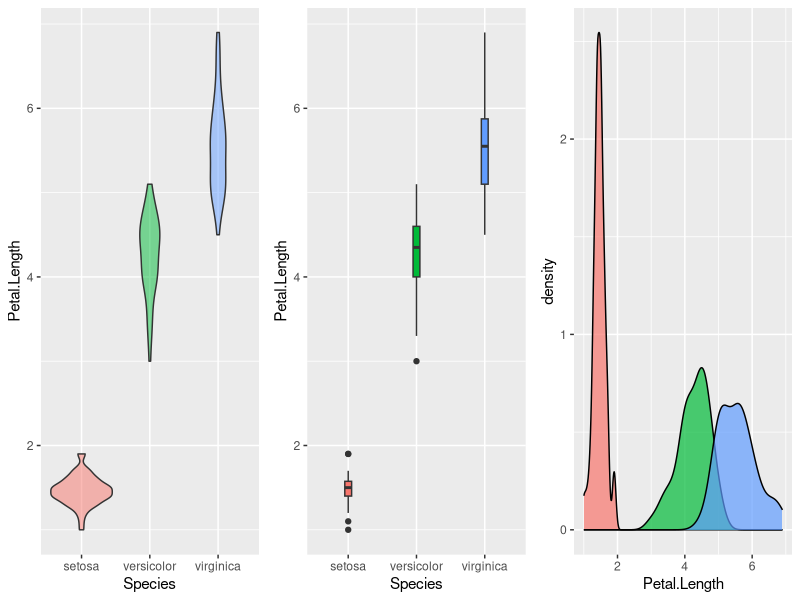

This figure's R source:
library(ggplot2)
library(ggridges)

# Violin + boxplot interno
g1 <- ggplot(iris, aes(x = Species, y = Petal.Length, fill = Species)) +
  geom_violin(alpha = 0.5) +
 # theme_minimal() +
  theme(legend.position = "none") +
  labs()

# Violin + boxplot interno
g2 <- ggplot(iris, aes(x = Species, y = Petal.Length, fill = Species)) +
  geom_boxplot(width = 0.1) +
 # theme_minimal() +
  theme(legend.position = "none") +
  labs()

# Ridgeline (varios grupos ordenados)
# ggplot(iris, aes(y = Petal.Length, x = Species, fill = Species)) +
#   geom_density_ridges(alpha = 0.7) +
#   theme_minimal() +
#   labs()


g3 <- ggplot(iris, aes(x = Petal.Length, fill = Species)) +
  geom_density(alpha = 0.7) +
  theme(legend.position = "none") +
  labs()

library(cowplot)

cowplot::plot_grid(g1, g2 ,g3, nrow = 1)
